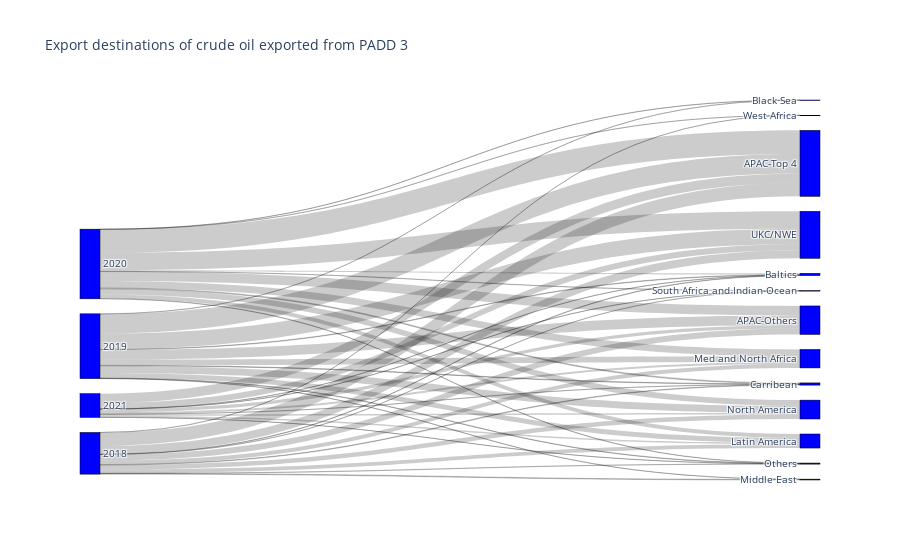

Source (notebook cell):
### Markdown cell above
### Top regions where U.S. crude flows to
In the following visualization we can see where the U.S. crude flows to and how the flows evolved over the last 3 years. It's very clear that the emphasis on the top 4 Asian buyers: China, India, South Korea and Japan has been increasing.

### Code cell
sankey_data=merged_df[merged_df['Tanker Zone']=='US Gulf']
regions=pd.read_csv('Regions.csv')
sankey_data=sankey_data.merge(regions,how='left',left_on='Adjusted Discharge Country',right_on='Country')
sankey_data=sankey_data.pivot_table(index=['Departure Year','Region'],values='Barrels',aggfunc=np.sum)
sankey_data=sankey_data.reset_index()
sankey_data['Departure Year']=sankey_data['Departure Year'].astype('str')
sankey_data=sankey_data[sankey_data['Departure Year'].isin(['2018','2019','2020','2021'])]
labels=sankey_data['Departure Year'].drop_duplicates().to_list()
labels.extend(sankey_data['Region'].drop_duplicates().to_list())
source=list()
target=list()
values=list()
for index,rows in sankey_data.iterrows():
    source.append(labels.index(rows['Departure Year']))
    target.append(labels.index(rows['Region']))
    values.append(rows['Barrels'])
sankey = go.Figure(data=[go.Sankey(
    node = dict(
      pad = 15,
      thickness = 20,
      line = dict(color = "black", width = 0.5),
      label = labels,
      color = "blue",
      hovertemplate='%{value} bbls',
    ),
    link = dict(
      source = source, # indices correspond to labels, eg A1, A2, A1, B1, ...
      target = target,
      value = values,
      hovertemplate='%{value} bbls',
        
  ))])

sankey.update_layout(title_text="Export destinations of crude oil exported from PADD 3", font_size=10)
sankey.show()

### Figure 1 — Plotly figure (JSON) as saved in the notebook; plotly's stock layout.template omitted (floating-point values rounded to 4 significant figures)
{"data": [{"link": {"hovertemplate": "%{value} bbls", "source": [0, 0, 0, 0, 0, 0, 0, 0, 0, 0, 0, 0, 1, 1, 1, 1, 1, 1, 1, 1, 1, 1, 1, 2, 2, 2, 2, 2, 2, 2, 2, 2, 2, 2, 2, 3, 3, 3, 3, 3, 3, 3, 3, 3, 3], "target": [4, 5, 6, 7, 8, 9, 10, 11, 12, 13, 14, 15, 4, 5, 6, 16, 7, 8, 9, 10, 11, 12, 14, 4, 5, 6, 16, 7, 8, 9, 11, 12, 13, 14, 15, 4, 5, 6, 7, 8, 9, 11, 12, 13, 14], "value": [87344209, 194608695, 5833433, 7946052, 53815975, 58430489, 9548304, 64218272, 3361007, 764824, 117834041, 314514, 142348385, 284001680, 7969058, 1893847, 8398766, 71234301, 83338817, 3147859, 103278906, 6147614, 226532060, 136733343, 340621819, 17357578, 2022211, 13189928, 57734312, 99533956, 83153982, 4073391, 2669928, 250949799, 995578, 45877966, 135794949, 2789619, 2356248, 20703698, 26490784, 22530796, 2040905, 1073072, 84757849]}, "node": {"color": "blue", "hovertemplate": "%{value} bbls", "label": ["2018", "2019", "2020", "2021", "APAC-Others", "APAC-Top 4", "Baltics", "Carribean", "Latin America", "Med and North Africa", "Middle East", "North America", "Others", "South Africa and Indian Ocean", "UKC/NWE", "West Africa", "Black Sea"], "line": {"color": "black", "width": 0.5}, "pad": 15, "thickness": 20}, "type": "sankey"}], "layout": {"font": {"size": 10}, "title": {"text": "Export destinations of crude oil exported from PADD 3"}}}
